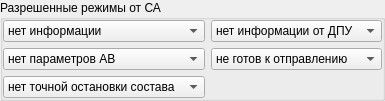
             <widget class="QGroupBox" name="groupBox_12">
              <property name="title">
               <string>Разрешенные режимы от СА</string>
              </property>
              <layout class="QVBoxLayout" name="verticalLayout_32">
               <property name="leftMargin">
                <number>0</number>
               </property>
               <property name="topMargin">
                <number>0</number>
               </property>
               <property name="rightMargin">
                <number>0</number>
               </property>
               <property name="bottomMargin">
                <number>0</number>
               </property>
               <item>
                <layout class="QGridLayout" name="gridLayout_4">
                 <item row="3" column="1">
                  <widget class="QComboBox" name="comboBox_ReadyGo">
                   <item>
                    <property name="text">
                     <string>не готов к отправлению</string>
                    </property>
                   </item>
                   <item>
                    <property name="text">
                     <string>готов к отправлению</string>
                    </property>
                   </item>
                  </widget>
                 </item>
                 <item row="3" column="0">
                  <widget class="QComboBox" name="comboBox_AVInfo">
                   <item>
                    <property name="text">
                     <string>нет параметров АВ</string>
                    </property>
                   </item>
                   <item>
                    <property name="text">
                     <string>наличие параметров АВ</string>
                    </property>
                   </item>
                  </widget>
                 </item>
                 <item row="1" column="0">
                  <widget class="QComboBox" name="comboBox_enModes">
                   <item>
                    <property name="text">
                     <string>нет информации</string>
                    </property>
                   </item>
                   <item>
                    <property name="text">
                     <string>режим АВ</string>
                    </property>
                   </item>
                   <item>
                    <property name="text">
                     <string>режим КС</string>
                    </property>
                   </item>
                   <item>
                    <property name="text">
                     <string>режим АЛС</string>
                    </property>
                   </item>
                  </widget>
                 </item>
                 <item row="1" column="1">
                  <widget class="QComboBox" name="comboBox_OPVinfo">
                   <item>
                    <property name="text">
                     <string>нет информации от ДПУ</string>
                    </property>
                   </item>
                   <item>
                    <property name="text">
                     <string>недоезд до зоны ОПВ</string>
                    </property>
                   </item>
                   <item>
                    <property name="text">
                     <string>переезд зоны ОПВ</string>
                    </property>
                   </item>
                   <item>
                    <property name="text">
                     <string>в зоне ОПВ</string>
                    </property>
                   </item>
                   <item>
                    <property name="text">
                     <string>отказ ДПУ</string>
                    </property>
                   </item>
                  </widget>
                 </item>
                 <item row="4" column="0">
                  <widget class="QComboBox" name="comboBox_exactstop">
                   <item>
                    <property name="text">
                     <string>нет точной остановки состава</string>
                    </property>
                   </item>
                   <item>
                    <property name="text">
                     <string>точная остановка состава</string>
                    </property>
                   </item>
                  </widget>
                 </item>
                </layout>
               </item>
              </layout>
             </widget>
